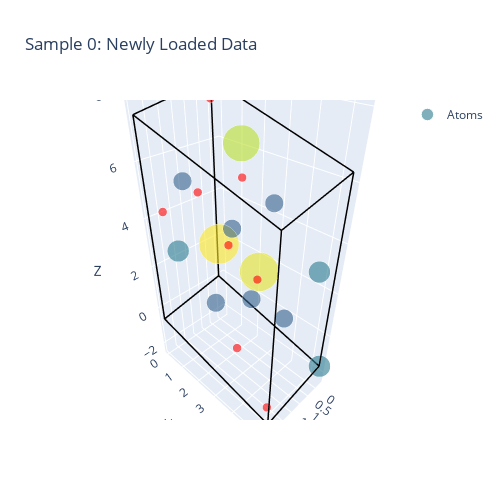
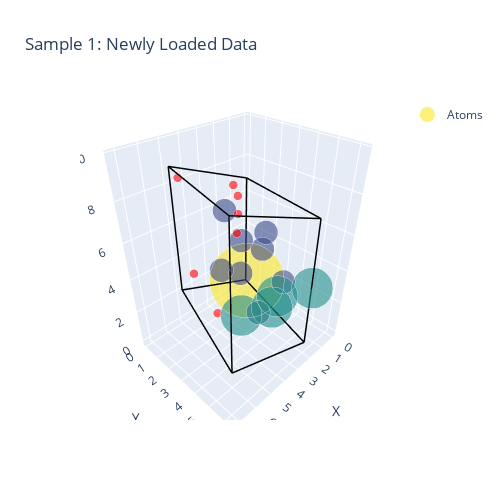
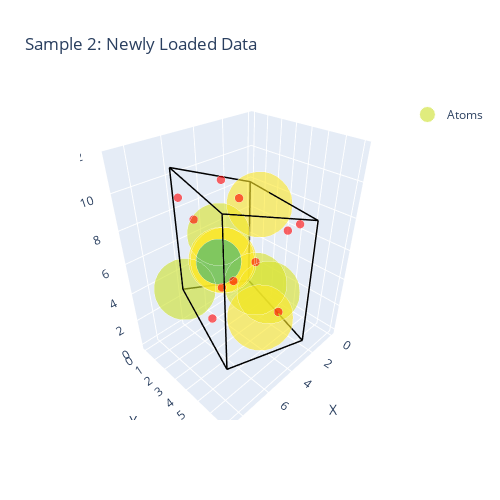
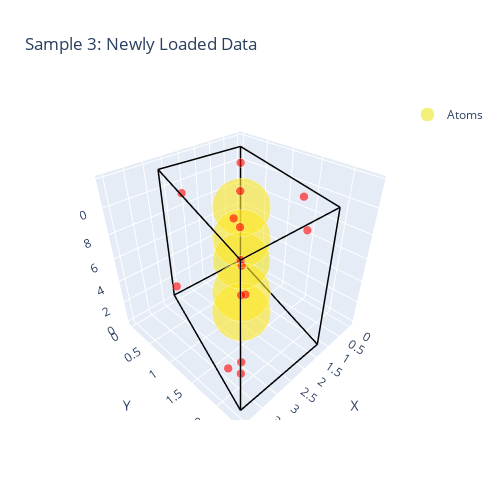

Notebook cell for these charts, in order:
### Code cell
# Iterate through all samples in the loaded data and plot
for idx, single_data in enumerate(new_data_list):
  plot_crystal_with_points(single_data, idx)

### Figure 1 — Plotly figure (JSON) as saved in the notebook; plotly's stock layout.template omitted (floating-point values rounded to 4 significant figures)
{"data": [{"hoverinfo": "text", "hovertext": ["A_n: 11<br>Pos: (1.98, 0.01, 2.27)", "A_n: 11<br>Pos: (-0.33, 5.36, -1.69)", "A_n: 11<br>Pos: (0.66, 5.34, 3.42)", "A_n: 25<br>Pos: (1.32, 2.69, 6.84)", "A_n: 27<br>Pos: (0.35, 2.65, 1.84)", "A_n: 28<br>Pos: (2.31, 2.71, 3.98)", "A_n: 8<br>Pos: (-0.01, 3.70, -0.06)", "A_n: 8<br>Pos: (1.02, 3.75, 5.25)", "A_n: 8<br>Pos: (1.97, 3.81, 2.22)", "A_n: 8<br>Pos: (2.66, 1.64, 5.80)", "A_n: 8<br>Pos: (0.64, 1.56, 3.33)", "A_n: 8<br>Pos: (1.64, 1.65, 0.49)", "A_n: -1<br>Pos: (2.41, 5.09, -1.79)", "A_n: -1<br>Pos: (0.43, 0.44, 7.51)", "A_n: -1<br>Pos: (2.65, 4.66, 3.85)", "A_n: -1<br>Pos: (0.53, 1.96, 5.36)", "A_n: -1<br>Pos: (0.94, 0.12, 4.36)", "A_n: -1<br>Pos: (2.51, 3.69, 0.25)", "A_n: -1<br>Pos: (2.67, 0.40, 4.32)", "A_n: -1<br>Pos: (0.03, 0.70, 1.94)"], "marker": {"color": ["rgb(41, 123, 142)", "rgb(41, 123, 142)", "rgb(41, 123, 142)", "rgb(186, 223, 43)", "rgb(231, 228, 39)", "rgb(253, 231, 37)", "rgb(52, 98, 141)", "rgb(52, 98, 141)", "rgb(52, 98, 141)", "rgb(52, 98, 141)", "rgb(52, 98, 141)", "rgb(52, 98, 141)", "red", "red", "red", "red", "red", "red", "red", "red"], "opacity": 0.6, "size": [15.0, 15.0, 15.0, 25.5, 27.0, 27.75, 12.75, 12.75, 12.75, 12.75, 12.75, 12.75, 6.0, 6.0, 6.0, 6.0, 6.0, 6.0, 6.0, 6.0]}, "mode": "markers", "name": "Atoms", "type": "scatter3d", "x": [1.982, -0.3275, 0.6609, 1.322, 0.3549, 2.311, -0.01127, 1.016, 1.971, 2.664, 0.6443, 1.638, 2.413, 0.4315, 2.652, 0.532, 0.9358, 2.506, 2.669, 0.02698], "y": [0.009578, 5.364, 5.343, 2.687, 2.648, 2.714, 3.703, 3.747, 3.814, 1.639, 1.564, 1.646, 5.087, 0.4423, 4.655, 1.962, 0.119, 3.694, 0.4012, 0.6974], "z": [2.27, -1.694, 3.418, 6.838, 1.835, 3.976, -0.05826, 5.255, 2.216, 5.796, 3.332, 0.4935, -1.795, 7.514, 3.851, 5.357, 4.355, 0.252, 4.324, 1.94]}, {"hoverinfo": "none", "line": {"color": "black", "width": 3}, "mode": "lines", "showlegend": false, "type": "scatter3d", "x": [0, 2.974], "y": [0, 0], "z": [0, -0.5751]}, {"hoverinfo": "none", "line": {"color": "black", "width": 3}, "mode": "lines", "showlegend": false, "type": "scatter3d", "x": [0, -0.328], "y": [0, 5.366], "z": [0, -1.696]}, {"hoverinfo": "none", "line": {"color": "black", "width": 3}, "mode": "lines", "showlegend": false, "type": "scatter3d", "x": [0, 0], "y": [0, 0], "z": [0, 7.978]}, {"hoverinfo": "none", "line": {"color": "black", "width": 3}, "mode": "lines", "showlegend": false, "type": "scatter3d", "x": [2.974, 2.646], "y": [0, 5.366], "z": [-0.5751, -2.271]}, {"hoverinfo": "none", "line": {"color": "black", "width": 3}, "mode": "lines", "showlegend": false, "type": "scatter3d", "x": [2.974, 2.974], "y": [0, 0], "z": [-0.5751, 7.402]}, {"hoverinfo": "none", "line": {"color": "black", "width": 3}, "mode": "lines", "showlegend": false, "type": "scatter3d", "x": [-0.328, 2.646], "y": [5.366, 5.366], "z": [-1.696, -2.271]}, {"hoverinfo": "none", "line": {"color": "black", "width": 3}, "mode": "lines", "showlegend": false, "type": "scatter3d", "x": [-0.328, -0.328], "y": [5.366, 5.366], "z": [-1.696, 6.281]}, {"hoverinfo": "none", "line": {"color": "black", "width": 3}, "mode": "lines", "showlegend": false, "type": "scatter3d", "x": [0, 2.974], "y": [0, 0], "z": [7.978, 7.402]}, {"hoverinfo": "none", "line": {"color": "black", "width": 3}, "mode": "lines", "showlegend": false, "type": "scatter3d", "x": [0, -0.328], "y": [0, 5.366], "z": [7.978, 6.281]}, {"hoverinfo": "none", "line": {"color": "black", "width": 3}, "mode": "lines", "showlegend": false, "type": "scatter3d", "x": [2.646, 2.646], "y": [5.366, 5.366], "z": [-2.271, 5.706]}, {"hoverinfo": "none", "line": {"color": "black", "width": 3}, "mode": "lines", "showlegend": false, "type": "scatter3d", "x": [2.974, 2.646], "y": [0, 5.366], "z": [7.402, 5.706]}, {"hoverinfo": "none", "line": {"color": "black", "width": 3}, "mode": "lines", "showlegend": false, "type": "scatter3d", "x": [-0.328, 2.646], "y": [5.366, 5.366], "z": [6.281, 5.706]}], "layout": {"autosize": false, "height": 500, "scene": {"xaxis": {"title": {"text": "X"}}, "yaxis": {"title": {"text": "Y"}}, "zaxis": {"title": {"text": "Z"}}}, "title": {"text": "Sample 0: Newly Loaded Data"}, "width": 500}}

### Figure 2 — Plotly figure (JSON) as saved in the notebook; plotly's stock layout.template omitted (floating-point values rounded to 4 significant figures)
{"data": [{"hoverinfo": "text", "hovertext": ["A_n: 60<br>Pos: (0.00, 0.00, 0.00)", "A_n: 13<br>Pos: (5.34, 4.90, 7.51)", "A_n: 13<br>Pos: (2.93, 1.39, 6.52)", "A_n: 13<br>Pos: (3.24, 4.10, 5.77)", "A_n: 13<br>Pos: (0.84, 2.20, 4.78)", "A_n: 13<br>Pos: (1.56, 4.10, 3.02)", "A_n: 13<br>Pos: (3.97, 2.20, 4.01)", "A_n: 13<br>Pos: (1.87, 1.39, 2.28)", "A_n: 13<br>Pos: (4.27, 4.90, 3.27)", "A_n: 29<br>Pos: (3.60, 3.15, 1.49)", "A_n: 29<br>Pos: (1.20, 3.15, 0.50)", "A_n: 29<br>Pos: (2.40, 6.29, 4.40)", "A_n: 29<br>Pos: (4.81, 6.29, 5.39)", "A_n: -1<br>Pos: (4.89, 0.71, 8.52)", "A_n: -1<br>Pos: (3.96, 0.00, 2.61)", "A_n: -1<br>Pos: (6.37, 4.62, 4.42)", "A_n: -1<br>Pos: (0.99, 0.00, 6.73)", "A_n: -1<br>Pos: (6.45, 5.89, 9.40)", "A_n: -1<br>Pos: (3.92, 3.31, 8.26)", "A_n: -1<br>Pos: (0.93, 0.18, 3.90)"], "marker": {"color": ["rgb(253, 231, 37)", "rgb(61, 75, 137)", "rgb(61, 75, 137)", "rgb(61, 75, 137)", "rgb(61, 75, 137)", "rgb(61, 75, 137)", "rgb(61, 75, 137)", "rgb(61, 75, 137)", "rgb(61, 75, 137)", "rgb(35, 142, 140)", "rgb(35, 142, 140)", "rgb(35, 142, 140)", "rgb(35, 142, 140)", "red", "red", "red", "red", "red", "red", "red"], "opacity": 0.6, "size": [51.75, 16.5, 16.5, 16.5, 16.5, 16.5, 16.5, 16.5, 16.5, 28.5, 28.5, 28.5, 28.5, 6.0, 6.0, 6.0, 6.0, 6.0, 6.0, 6.0]}, "mode": "markers", "name": "Atoms", "type": "scatter3d", "x": [0.0, 5.337, 2.934, 3.241, 0.8384, 1.564, 3.967, 1.871, 4.274, 3.604, 1.201, 2.403, 4.805, 4.888, 3.958, 6.369, 0.9908, 6.455, 3.924, 0.9287], "y": [0.0, 4.902, 1.392, 4.098, 2.196, 4.098, 2.196, 1.392, 4.902, 3.147, 3.147, 6.294, 6.294, 0.7133, 2.861e-06, 4.616, 2.861e-06, 5.886, 3.31, 0.1764], "z": [0.0, 7.508, 6.515, 5.772, 4.78, 3.022, 4.015, 2.279, 3.272, 1.489, 0.4962, 4.397, 5.39, 8.52, 2.611, 4.42, 6.732, 9.399, 8.256, 3.896]}, {"hoverinfo": "none", "line": {"color": "black", "width": 3}, "mode": "lines", "showlegend": false, "type": "scatter3d", "x": [0, 4.805], "y": [0, 0], "z": [0, 1.985]}, {"hoverinfo": "none", "line": {"color": "black", "width": 3}, "mode": "lines", "showlegend": false, "type": "scatter3d", "x": [0, 2.403], "y": [0, 6.294], "z": [0, 0.9923]}, {"hoverinfo": "none", "line": {"color": "black", "width": 3}, "mode": "lines", "showlegend": false, "type": "scatter3d", "x": [0, 0], "y": [0, 0], "z": [0, 6.81]}, {"hoverinfo": "none", "line": {"color": "black", "width": 3}, "mode": "lines", "showlegend": false, "type": "scatter3d", "x": [4.805, 7.208], "y": [0, 6.294], "z": [1.985, 2.977]}, {"hoverinfo": "none", "line": {"color": "black", "width": 3}, "mode": "lines", "showlegend": false, "type": "scatter3d", "x": [4.805, 4.805], "y": [0, 0], "z": [1.985, 8.795]}, {"hoverinfo": "none", "line": {"color": "black", "width": 3}, "mode": "lines", "showlegend": false, "type": "scatter3d", "x": [2.403, 7.208], "y": [6.294, 6.294], "z": [0.9923, 2.977]}, {"hoverinfo": "none", "line": {"color": "black", "width": 3}, "mode": "lines", "showlegend": false, "type": "scatter3d", "x": [2.403, 2.403], "y": [6.294, 6.294], "z": [0.9923, 7.802]}, {"hoverinfo": "none", "line": {"color": "black", "width": 3}, "mode": "lines", "showlegend": false, "type": "scatter3d", "x": [0, 4.805], "y": [0, 0], "z": [6.81, 8.795]}, {"hoverinfo": "none", "line": {"color": "black", "width": 3}, "mode": "lines", "showlegend": false, "type": "scatter3d", "x": [0, 2.403], "y": [0, 6.294], "z": [6.81, 7.802]}, {"hoverinfo": "none", "line": {"color": "black", "width": 3}, "mode": "lines", "showlegend": false, "type": "scatter3d", "x": [7.208, 7.208], "y": [6.294, 6.294], "z": [2.977, 9.787]}, {"hoverinfo": "none", "line": {"color": "black", "width": 3}, "mode": "lines", "showlegend": false, "type": "scatter3d", "x": [4.805, 7.208], "y": [0, 6.294], "z": [8.795, 9.787]}, {"hoverinfo": "none", "line": {"color": "black", "width": 3}, "mode": "lines", "showlegend": false, "type": "scatter3d", "x": [2.403, 7.208], "y": [6.294, 6.294], "z": [7.802, 9.787]}], "layout": {"autosize": false, "height": 500, "scene": {"xaxis": {"title": {"text": "X"}}, "yaxis": {"title": {"text": "Y"}}, "zaxis": {"title": {"text": "Z"}}}, "title": {"text": "Sample 1: Newly Loaded Data"}, "width": 500}}

### Figure 3 — Plotly figure (JSON) as saved in the notebook; plotly's stock layout.template omitted (floating-point values rounded to 4 significant figures)
{"data": [{"hoverinfo": "text", "hovertext": ["A_n: 48<br>Pos: (5.81, 0.03, 2.63)", "A_n: 49<br>Pos: (2.37, 2.74, 2.64)", "A_n: 49<br>Pos: (4.70, 5.77, 5.12)", "A_n: 49<br>Pos: (4.07, 1.37, 6.40)", "A_n: 52<br>Pos: (8.08, 6.21, 9.02)", "A_n: 52<br>Pos: (1.72, 2.29, 7.74)", "A_n: 52<br>Pos: (4.25, 4.88, 2.47)", "A_n: 52<br>Pos: (5.87, 3.60, 6.63)", "A_n: 33<br>Pos: (3.53, 0.69, 3.89)", "A_n: -1<br>Pos: (4.09, 6.91, 9.27)", "A_n: -1<br>Pos: (6.10, 0.79, 9.12)", "A_n: -1<br>Pos: (4.23, 3.26, 9.31)", "A_n: -1<br>Pos: (7.67, 4.89, 4.69)", "A_n: -1<br>Pos: (2.47, 5.06, 7.48)", "A_n: -1<br>Pos: (7.17, 3.37, 9.33)", "A_n: -1<br>Pos: (1.93, 0.37, 1.24)", "A_n: -1<br>Pos: (5.24, 2.90, 4.05)", "A_n: -1<br>Pos: (2.67, 0.25, 8.86)", "A_n: -1<br>Pos: (5.94, 6.03, 7.73)", "A_n: -1<br>Pos: (1.82, 4.35, 0.91)"], "marker": {"color": ["rgb(204, 225, 41)", "rgb(216, 226, 40)", "rgb(216, 226, 40)", "rgb(216, 226, 40)", "rgb(253, 231, 37)", "rgb(253, 231, 37)", "rgb(253, 231, 37)", "rgb(253, 231, 37)", "rgb(48, 177, 125)", "red", "red", "red", "red", "red", "red", "red", "red", "red", "red", "red"], "opacity": 0.6, "size": [42.75, 43.5, 43.5, 43.5, 45.75, 45.75, 45.75, 45.75, 31.5, 6.0, 6.0, 6.0, 6.0, 6.0, 6.0, 6.0, 6.0, 6.0, 6.0, 6.0]}, "mode": "markers", "name": "Atoms", "type": "scatter3d", "x": [5.806, 2.375, 4.701, 4.071, 8.081, 1.721, 4.252, 5.874, 3.529, 4.087, 6.096, 4.227, 7.674, 2.474, 7.171, 1.928, 5.236, 2.674, 5.945, 1.823], "y": [0.03271, 2.739, 5.77, 1.371, 6.214, 2.291, 4.881, 3.595, 0.6934, 6.907, 0.7948, 3.262, 4.889, 5.06, 3.37, 0.3659, 2.903, 0.2456, 6.03, 4.346], "z": [2.63, 2.641, 5.121, 6.405, 9.019, 7.742, 2.467, 6.633, 3.885, 9.272, 9.125, 9.309, 4.687, 7.482, 9.325, 1.24, 4.048, 8.86, 7.733, 0.9062]}, {"hoverinfo": "none", "line": {"color": "black", "width": 3}, "mode": "lines", "showlegend": false, "type": "scatter3d", "x": [0, 5.854], "y": [0, 0], "z": [0, 2.582]}, {"hoverinfo": "none", "line": {"color": "black", "width": 3}, "mode": "lines", "showlegend": false, "type": "scatter3d", "x": [0, 2.932], "y": [0, 7.073], "z": [0, 1.228]}, {"hoverinfo": "none", "line": {"color": "black", "width": 3}, "mode": "lines", "showlegend": false, "type": "scatter3d", "x": [0, 0], "y": [0, 0], "z": [0, 7.83]}, {"hoverinfo": "none", "line": {"color": "black", "width": 3}, "mode": "lines", "showlegend": false, "type": "scatter3d", "x": [5.854, 8.785], "y": [0, 7.073], "z": [2.582, 3.81]}, {"hoverinfo": "none", "line": {"color": "black", "width": 3}, "mode": "lines", "showlegend": false, "type": "scatter3d", "x": [5.854, 5.854], "y": [0, 0], "z": [2.582, 10.41]}, {"hoverinfo": "none", "line": {"color": "black", "width": 3}, "mode": "lines", "showlegend": false, "type": "scatter3d", "x": [2.932, 8.785], "y": [7.073, 7.073], "z": [1.228, 3.81]}, {"hoverinfo": "none", "line": {"color": "black", "width": 3}, "mode": "lines", "showlegend": false, "type": "scatter3d", "x": [2.932, 2.932], "y": [7.073, 7.073], "z": [1.228, 9.058]}, {"hoverinfo": "none", "line": {"color": "black", "width": 3}, "mode": "lines", "showlegend": false, "type": "scatter3d", "x": [0, 5.854], "y": [0, 0], "z": [7.83, 10.41]}, {"hoverinfo": "none", "line": {"color": "black", "width": 3}, "mode": "lines", "showlegend": false, "type": "scatter3d", "x": [0, 2.932], "y": [0, 7.073], "z": [7.83, 9.058]}, {"hoverinfo": "none", "line": {"color": "black", "width": 3}, "mode": "lines", "showlegend": false, "type": "scatter3d", "x": [8.785, 8.785], "y": [7.073, 7.073], "z": [3.81, 11.64]}, {"hoverinfo": "none", "line": {"color": "black", "width": 3}, "mode": "lines", "showlegend": false, "type": "scatter3d", "x": [5.854, 8.785], "y": [0, 7.073], "z": [10.41, 11.64]}, {"hoverinfo": "none", "line": {"color": "black", "width": 3}, "mode": "lines", "showlegend": false, "type": "scatter3d", "x": [2.932, 8.785], "y": [7.073, 7.073], "z": [9.058, 11.64]}], "layout": {"autosize": false, "height": 500, "scene": {"xaxis": {"title": {"text": "X"}}, "yaxis": {"title": {"text": "Y"}}, "zaxis": {"title": {"text": "Z"}}}, "title": {"text": "Sample 2: Newly Loaded Data"}, "width": 500}}

### Figure 4 — Plotly figure (JSON) as saved in the notebook; plotly's stock layout.template omitted (floating-point values rounded to 4 significant figures)
{"data": [{"hoverinfo": "text", "hovertext": ["A_n: 44<br>Pos: (0.00, 0.00, 0.00)", "A_n: 45<br>Pos: (2.42, 1.41, 2.60)", "A_n: 45<br>Pos: (0.81, 0.47, 4.60)", "A_n: 45<br>Pos: (3.23, 1.88, 7.22)", "A_n: 45<br>Pos: (1.61, 0.94, 9.23)", "A_n: -1<br>Pos: (3.69, 2.16, 10.50)", "A_n: -1<br>Pos: (3.85, 2.26, 4.21)", "A_n: -1<br>Pos: (0.18, 0.10, 7.61)", "A_n: -1<br>Pos: (3.35, 1.96, 0.57)", "A_n: -1<br>Pos: (2.02, 1.18, 5.91)", "A_n: -1<br>Pos: (2.71, 0.49, 10.59)", "A_n: -1<br>Pos: (0.62, 0.36, 10.80)", "A_n: -1<br>Pos: (1.48, 0.97, 1.17)", "A_n: -1<br>Pos: (2.72, 0.12, 1.65)", "A_n: -1<br>Pos: (1.52, 0.88, 7.36)", "A_n: -1<br>Pos: (2.51, 1.48, 4.46)", "A_n: -1<br>Pos: (2.36, 2.35, 11.27)", "A_n: -1<br>Pos: (3.71, 1.94, 1.94)", "A_n: -1<br>Pos: (0.99, 1.71, 10.71)", "A_n: -1<br>Pos: (0.72, 0.26, 5.94)"], "marker": {"color": ["rgb(239, 229, 38)", "rgb(253, 231, 37)", "rgb(253, 231, 37)", "rgb(253, 231, 37)", "rgb(253, 231, 37)", "red", "red", "red", "red", "red", "red", "red", "red", "red", "red", "red", "red", "red", "red", "red"], "opacity": 0.6, "size": [39.75, 40.5, 40.5, 40.5, 40.5, 6.0, 6.0, 6.0, 6.0, 6.0, 6.0, 6.0, 6.0, 6.0, 6.0, 6.0, 6.0, 6.0, 6.0, 6.0]}, "mode": "markers", "name": "Atoms", "type": "scatter3d", "x": [0.0, 2.424, 0.8058, 3.227, 1.609, 3.687, 3.852, 0.1807, 3.354, 2.016, 2.712, 0.6184, 1.478, 2.718, 1.521, 2.512, 2.355, 3.71, 0.9935, 0.7198], "y": [0.0, 1.414, 0.4699, 1.882, 0.9382, 2.163, 2.256, 0.096, 1.96, 1.176, 0.4936, 0.36, 0.9708, 0.1156, 0.8758, 1.476, 2.351, 1.942, 1.714, 0.2561], "z": [0.0, 2.595, 4.603, 7.22, 9.228, 10.5, 4.214, 7.609, 0.5741, 5.912, 10.59, 10.8, 1.173, 1.647, 7.363, 4.46, 11.27, 1.944, 10.71, 5.937]}, {"hoverinfo": "none", "line": {"color": "black", "width": 3}, "mode": "lines", "showlegend": false, "type": "scatter3d", "x": [0, 2.702], "y": [0, 0], "z": [0, 0.3321]}, {"hoverinfo": "none", "line": {"color": "black", "width": 3}, "mode": "lines", "showlegend": false, "type": "scatter3d", "x": [0, 1.331], "y": [0, 2.352], "z": [0, 0.3321]}, {"hoverinfo": "none", "line": {"color": "black", "width": 3}, "mode": "lines", "showlegend": false, "type": "scatter3d", "x": [0, 0], "y": [0, 0], "z": [0, 11.16]}, {"hoverinfo": "none", "line": {"color": "black", "width": 3}, "mode": "lines", "showlegend": false, "type": "scatter3d", "x": [2.702, 4.033], "y": [0, 2.352], "z": [0.3321, 0.6643]}, {"hoverinfo": "none", "line": {"color": "black", "width": 3}, "mode": "lines", "showlegend": false, "type": "scatter3d", "x": [2.702, 2.702], "y": [0, 0], "z": [0.3321, 11.49]}, {"hoverinfo": "none", "line": {"color": "black", "width": 3}, "mode": "lines", "showlegend": false, "type": "scatter3d", "x": [1.331, 4.033], "y": [2.352, 2.352], "z": [0.3321, 0.6643]}, {"hoverinfo": "none", "line": {"color": "black", "width": 3}, "mode": "lines", "showlegend": false, "type": "scatter3d", "x": [1.331, 1.331], "y": [2.352, 2.352], "z": [0.3321, 11.49]}, {"hoverinfo": "none", "line": {"color": "black", "width": 3}, "mode": "lines", "showlegend": false, "type": "scatter3d", "x": [0, 2.702], "y": [0, 0], "z": [11.16, 11.49]}, {"hoverinfo": "none", "line": {"color": "black", "width": 3}, "mode": "lines", "showlegend": false, "type": "scatter3d", "x": [0, 1.331], "y": [0, 2.352], "z": [11.16, 11.49]}, {"hoverinfo": "none", "line": {"color": "black", "width": 3}, "mode": "lines", "showlegend": false, "type": "scatter3d", "x": [4.033, 4.033], "y": [2.352, 2.352], "z": [0.6643, 11.82]}, {"hoverinfo": "none", "line": {"color": "black", "width": 3}, "mode": "lines", "showlegend": false, "type": "scatter3d", "x": [2.702, 4.033], "y": [0, 2.352], "z": [11.49, 11.82]}, {"hoverinfo": "none", "line": {"color": "black", "width": 3}, "mode": "lines", "showlegend": false, "type": "scatter3d", "x": [1.331, 4.033], "y": [2.352, 2.352], "z": [11.49, 11.82]}], "layout": {"autosize": false, "height": 500, "scene": {"xaxis": {"title": {"text": "X"}}, "yaxis": {"title": {"text": "Y"}}, "zaxis": {"title": {"text": "Z"}}}, "title": {"text": "Sample 3: Newly Loaded Data"}, "width": 500}}
